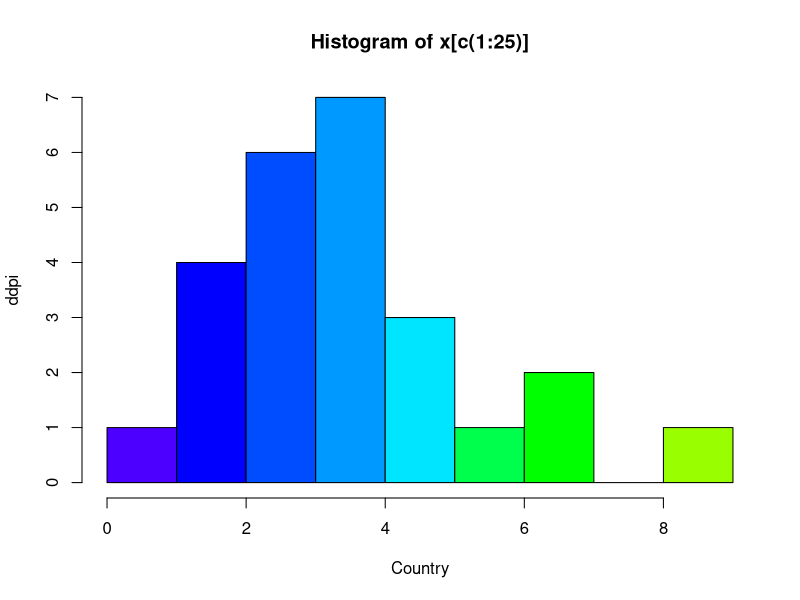
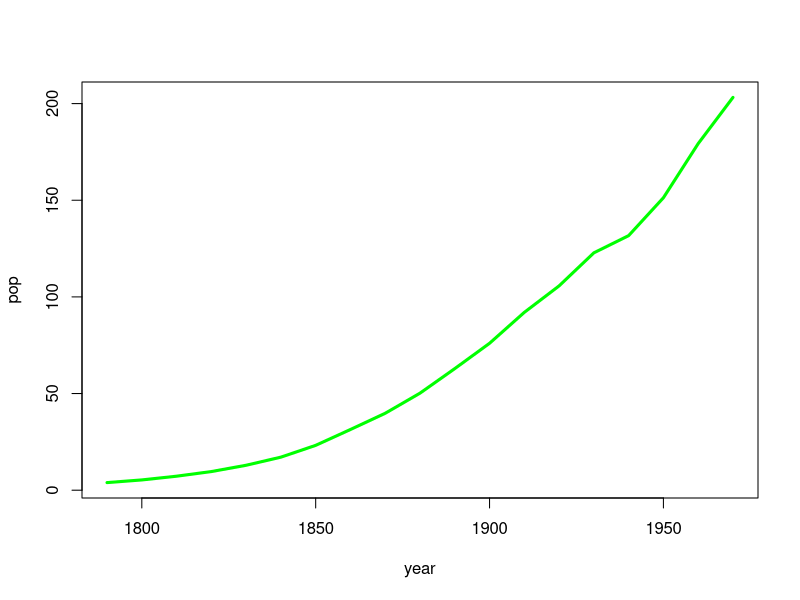

R code for these plots, in order:
#第一題
x <- LifeCycleSavings$ddpi
is.numeric(x)
View(x)
palette(topo.colors(15))
hist(x[c(1:25)],col = 1:15,xlab="Country",ylab="ddpi")

#第二題
y <- data.frame(uspop)
is.factor(y)
plot(y,type ="l",cex=3,col="green",lwd=3,lty=1,xlab="year",ylab="pop")
